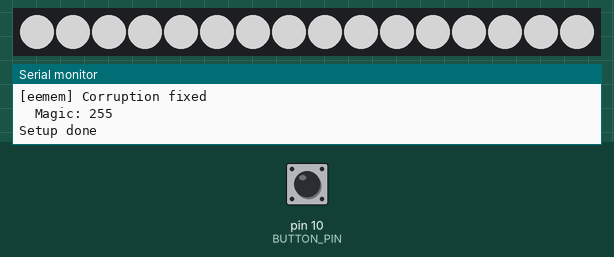
This sketch was run on a simulated Arduino Nano, built with avr-gcc and run on an emulated ATmega328P. Parts: 16 RGB LEDs in strip order, left to right, the last lines printed to the serial monitor. The inputs (shaded band) are chosen by the test bench; at power-on: pin 10 (BUTTON_PIN) HIGH. Dim RGB values are drawn brighter than linear; EEPROM starts erased.

Above: at 1.3 s.
1.4 s: pin 10 (BUTTON_PIN) pulled LOW for 0.15 s
3.0 s: pin 10 (BUTTON_PIN) pulled LOW for 1 s
At 4.9 s:
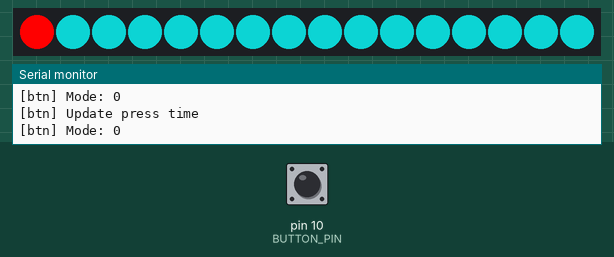
5.5 s: pin 10 (BUTTON_PIN) pulled LOW for 0.15 s
7.1 s: pin 10 (BUTTON_PIN) pulled LOW for 3.2 s
At 11.1 s:
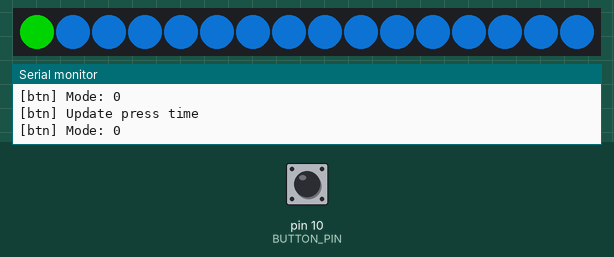
11.8 s: pin 10 (BUTTON_PIN) pulled LOW for 0.15 s
13.4 s: pin 10 (BUTTON_PIN) pulled LOW for 3.2 s
At 13.8 s:
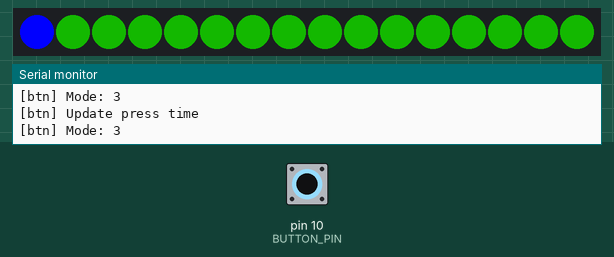

Measured:
- after the input at 3.0 s, the LEDs: first change after 0.35 s (image 1 shows a later state)
- after the input at 7.1 s, the LEDs: first change after 0.35 s (image 2 shows a later state)
- after the input at 13.4 s, the LEDs: change after 0.35 s (image 3)

The sketch:

addrledctl.ino
```cpp
#include <EEPROM.h>
#include <FastLED.h>

#define NAME "addrledctl"
#define VERSION "1.2.0"
#define SERIAL_ON true
#define SERIAL_BAUD 9600
#define EEPROM_FORCE_REWRITE false
#define EEPROM_MAGIC 69

#define BUTTON_PIN 10
#define ARGB_DATA_PIN 3
#define LEDS_NUM 16

enum class ControllerMode {
    Idle,
    LEDConfigure_R,
    LEDConfigure_G,
    LEDConfigure_B
};

enum class ButtonMode {
    Idle,
    PressDown,
    PressUp,
    Hold
};

struct Configuration {
    uint8_t magic;
    CRGB color;
    bool isOn;
};

class Button {
private:
    ButtonMode _mode;
    ButtonMode _previousMode;
    unsigned long _lastPressTime;

    void _setMode(ButtonMode mode) {
        this->_previousMode = this->_mode;
        this->_mode = mode;

        this->_updateLastPress();
        #if SERIAL_ON
        Serial.println(F("[btn] Update press time"));
        #endif

        #if SERIAL_ON
        Serial.print(F("[btn] Mode: "));
        Serial.println((uint16_t) mode);
        #endif
    }

    void _updateLastPress() {
        this->_lastPressTime = millis();
    }

public:
    void setup() {
        pinMode(BUTTON_PIN, INPUT_PULLUP);
        this->_setMode(ButtonMode::Idle);
    }

    bool isPressed() {
        // Button considered pressed on LOW because it's connected to ground
        // with internal pullup.
        return !digitalRead(BUTTON_PIN);
    }

    ButtonMode getMode() {
        return this->_mode;
    }

    ButtonMode getPreviousMode() {
        return this->_previousMode;
    }

    unsigned long getTimeFromLastPress() {
        return millis() - this->_lastPressTime;
    }

    void tick() {
        const ButtonMode currentMode = this->getMode();

        if (this->isPressed()) {
            if (currentMode == ButtonMode::Idle) {
                this->_setMode(ButtonMode::PressDown);
            } else if (currentMode == ButtonMode::PressDown
                       && this->getTimeFromLastPress() > 250)
            {
                this->_setMode(ButtonMode::Hold);
            } else if (currentMode == ButtonMode::Hold
                       && this->getPreviousMode() != ButtonMode::Hold)
            {
                // Repeat the mode set to fill the queue
                this->_setMode(ButtonMode::Hold);
            }
        } else {
            if (currentMode == ButtonMode::PressDown) {
                this->_setMode(ButtonMode::PressUp);
            } else if (currentMode == ButtonMode::PressUp
                       || currentMode == ButtonMode::Hold)
            {
                this->_setMode(ButtonMode::Idle);
            } else if (currentMode == ButtonMode::Idle
                       && this->getPreviousMode() != ButtonMode::Idle)
            {
                // Repeat the mode set to fill the queue
                this->_setMode(ButtonMode::Idle);
            }
        }
    }
};

class Controller {
private:
    ControllerMode _mode;
    ControllerMode _previousMode;
    Configuration _configuration;
    Button *_pbutton;
    CRGB _leds[LEDS_NUM];
    uint16_t _ledIterator;

    void _setMode(ControllerMode mode) {
        this->_previousMode = this->_mode;
        this->_mode = mode;

        #if SERIAL_ON
        Serial.print(F("[ctrl] Mode: "));
        Serial.println((uint16_t) mode);
        #endif
    }

    void _bumpLEDIterator() {
        unsigned long btnHoldTime = this->_pbutton->getTimeFromLastPress();
        // Progressive acceleration precision
        int step = map(
            constrain(btnHoldTime, 0 , 3000),
            0, 4000,
            1, 5
        );

        // Bump the iterator ensuring it fits under 256 (255 colors) limit
        this->_ledIterator = (this->_ledIterator + step) % 256;

        // Progressive delay decrease on button hold
        delay(map(
            constrain(btnHoldTime, 0, 3000),
            0, 4000,
            100, 50
        ));
    }

    void _clearLEDIterator() {
        this->_ledIterator = 0;
    }

    void _initConfiguration() {
        this->_configuration.magic = EEPROM_MAGIC;
        this->_configuration.isOn = true;
        this->_configuration.color.setRGB(128, 128, 128);
    }

    void _readEEPROM() {
        EEPROM.get(0, this->_configuration);
        uint8_t memMagic = this->_configuration.magic;
        Serial.println(F("[eemem] Config read"));

        if (memMagic != EEPROM_MAGIC || EEPROM_FORCE_REWRITE) {
            this->_initConfiguration();
            this->_writeEEPROM();

            #if SERIAL_ON
            #if EEPROM_FORCE_REWRITE
            Serial.println(F("[eemem] Forced overwrite"));
            #else
            Serial.println(F("[eemem] Corruption fixed"));
            Serial.print(F("\tMagic: ")); Serial.println(memMagic);
            #endif
            #endif
        }
    };

    void _writeEEPROM() {
        EEPROM.put(0, this->_configuration);
        #if SERIAL_ON
        Serial.println(F("[eemem] Values set"));
        #endif
    };

public:
    void setup(Button *button) {
        this->_pbutton = button;
        this->_setMode(ControllerMode::Idle);
        this->_initConfiguration();
        this->_readEEPROM();

        pinMode(ARGB_DATA_PIN, OUTPUT);
        FastLED.addLeds<NEOPIXEL, ARGB_DATA_PIN>(this->_leds, LEDS_NUM);
        CRGB color = this->_configuration.isOn ? \
                     this->_configuration.color : CRGB::Black;
        fill_solid(this->_leds, LEDS_NUM, color);
        FastLED.show();
    }

    ControllerMode getMode() {
        return this->_mode;
    }

    ControllerMode getPreviousMode() {
        return this->_previousMode;
    }

    void tick() {
        ControllerMode currentControllerMode = this->getMode();
        ButtonMode currentButtonMode = this->_pbutton->getMode();

        switch (currentButtonMode) {
        case ButtonMode::PressUp:
            if (currentControllerMode == ControllerMode::Idle
                || currentControllerMode == ControllerMode::LEDConfigure_B) // Cycle through R,G,B
            {
                this->_setMode(ControllerMode::LEDConfigure_R);
                this->_clearLEDIterator();
                fill_solid(this->_leds, 1, CRGB::Red);
                FastLED.show();
            } else if (currentControllerMode == ControllerMode::LEDConfigure_R) {
                this->_setMode(ControllerMode::LEDConfigure_G);
                this->_clearLEDIterator();
                fill_solid(this->_leds, 1, CRGB::Green);
                FastLED.show();
            } else if (currentControllerMode == ControllerMode::LEDConfigure_G) {
                this->_setMode(ControllerMode::LEDConfigure_B);
                this->_clearLEDIterator();
                fill_solid(this->_leds, 1, CRGB::Blue);
                FastLED.show();
            }
            break;

        case ButtonMode::Hold:
            switch (currentControllerMode) {
            case ControllerMode::LEDConfigure_R:
                this->_configuration.color.r = this->_ledIterator;
                this->_bumpLEDIterator();
                fill_solid(this->_leds+1, LEDS_NUM-1, this->_configuration.color);
                FastLED.show();
                break;
            case ControllerMode::LEDConfigure_G:
                this->_configuration.color.g = this->_ledIterator;
                this->_bumpLEDIterator();
                fill_solid(this->_leds+1, LEDS_NUM-1, this->_configuration.color);
                FastLED.show();
                break;
            case ControllerMode::LEDConfigure_B:
                this->_configuration.color.b = this->_ledIterator;
                this->_bumpLEDIterator();
                fill_solid(this->_leds+1, LEDS_NUM-1, this->_configuration.color);
                FastLED.show();
                break;
            case ControllerMode::Idle:
                if (this->_pbutton->getPreviousMode() != ButtonMode::Hold)
                {
                    this->_configuration.isOn = !this->_configuration.isOn;
                    CRGB color = this->_configuration.isOn ? \
                        this->_configuration.color : CRGB::Black;
                    fill_solid(this->_leds, LEDS_NUM, color);
                    FastLED.show();
                    this->_writeEEPROM();
                }
                break;
            }
            break;

        case ButtonMode::Idle:
            if (currentControllerMode != ControllerMode::Idle
                && this->_pbutton->getTimeFromLastPress() >= 10000
                && !this->_pbutton->isPressed())
            {
                this->_setMode(ControllerMode::Idle);
                fill_solid(this->_leds, LEDS_NUM, this->_configuration.color);
                FastLED.show();

                this->_writeEEPROM();
            }
            break;
        }
    }
};

Controller controller;
Button button;

void setup() {
    #if SERIAL_ON
    Serial.begin(SERIAL_BAUD);
    Serial.println(F(NAME));
    Serial.print(F("ver: ")); Serial.println(F(VERSION));
    Serial.print(F("rev: ")); Serial.println(F(__DATE__ " " __TIME__));
    #endif

    button.setup();
    controller.setup(&button);

    #if SERIAL_ON
    Serial.println(F("Setup done"));
    #endif
}

void loop() {
    button.tick();
    controller.tick();
}
```
